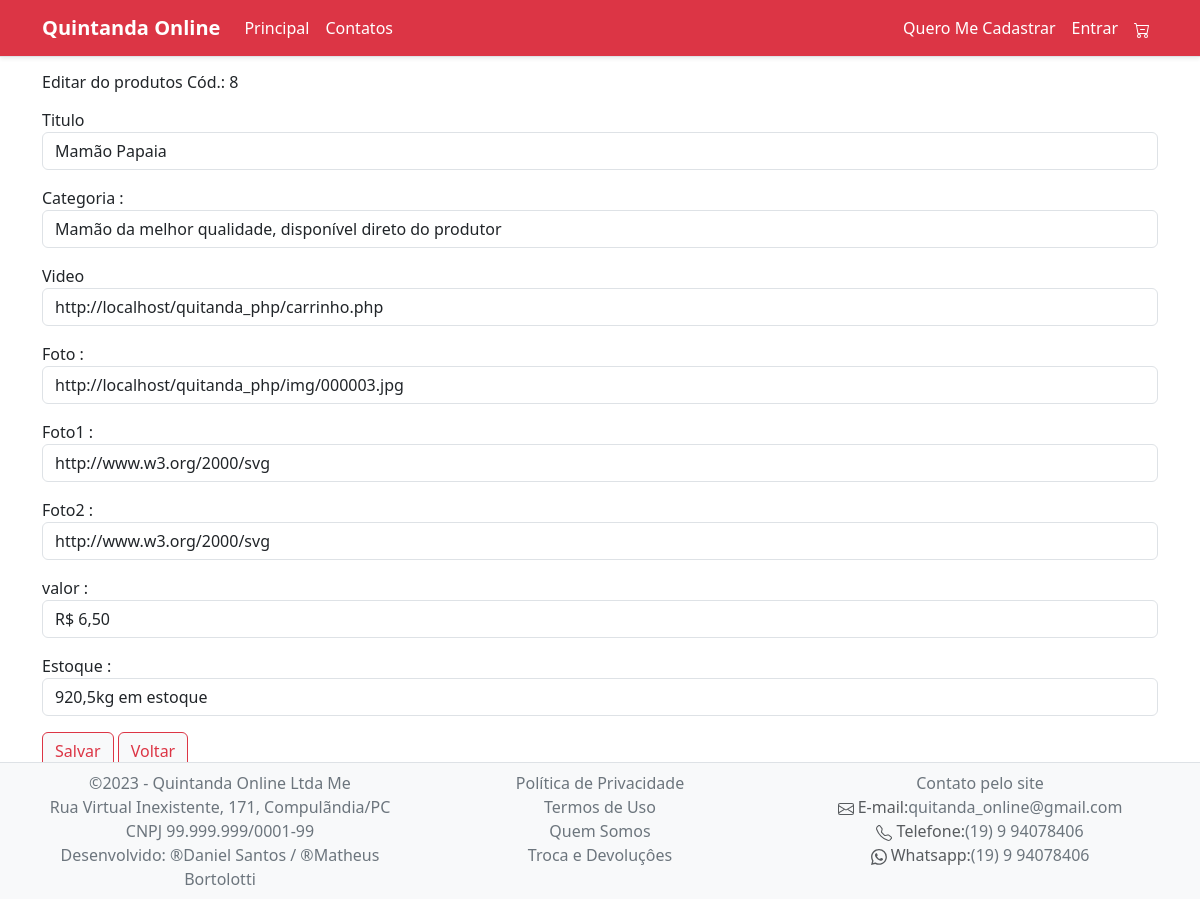
Screenshot of /editar-produtos.php?id=8 with the database file from the repository.
### tables this page shows
CREATE TABLE `produtos` (
  `id` int(11) NOT NULL,
  `foto` varchar(100) NOT NULL,
  `foto1` varchar(100) NOT NULL,
  `foto2` varchar(100) NOT NULL,
  `titulo` varchar(100) NOT NULL,
  `categoria` varchar(100) NOT NULL,
  `video` varchar(100) NOT NULL,
  `valor` varchar(100) NOT NULL,
  `estoque` varchar(100) NOT NULL
);

### editar-produtos.php (the view, shortened to what this page needs)
<?php
include "menu.php";
?>
<main>
    <?php
    $id = $_GET['id'];
    $titulo = $categoria = $video = $foto = $foto1 = $foto2 =  $valor =  $estoque = "";
    include "conexao.php";
    $sql_buscar = "select * from produtos where id = $id";
    $todos_os_produtos = mysqli_query($conexao, $sql_buscar);
    while ($um_produtos = mysqli_fetch_assoc($todos_os_produtos)) :
        $titulo = $um_produtos["titulo"];
        $categoria = $um_produtos["categoria"];
        $video = $um_produtos["video"];
        $foto = $um_produtos["foto"];
        $foto1 = $um_produtos["foto1"];
        $foto2 = $um_produtos["foto2"];
        $valor = $um_produtos["valor"];
        $estoque = $um_produtos["estoque"];
    endwhile;
    ?>
    <div class="container mt-3">
        <div class="col-12">
            <h6>
                Editar do produtos Cód.: <?php echo $id; ?>
            </h6>
        </div>
        <div class="col-12">
            <form action="salvar-produtos-editado.php?id=<?php echo $id; ?>" method="post">
                <div class="form-group mt-3">
                    <label for="nome">Titulo</label><input name="titulo" value="<?php echo $titulo; ?>" class="form-control">
                </div>
                <div class="form-group mt-3">
                    <label for="categoria">Categoria</label> :<input name="categoria" value="<?php echo $categoria; ?>" class="form-control">
                </div>
                <div class="form-group mt-3">
                    <label for="video">Video</label><input name="video" value="<?php echo $video; ?>" class="form-control">
                </div>
                <div class="form-group mt-3">
                    Foto :<input name="foto" value="<?php echo $foto; ?>" class="form-control">
                </div>
                <div class="form-group mt-3">
                    Foto1 :<input name="foto1" value="<?php echo $foto1; ?>" class="form-control">
                </div>
                <div class="form-group mt-3">
                    Foto2 :<input name="foto2" value="<?php echo $foto2; ?>" class="form-control">
                </div>
                <div class="form-group mt-3">
                    valor :<input name="valor" value="<?php echo $valor; ?>" class="form-control">
                </div>
                <div class="form-group mt-3">
                    Estoque :<input name="estoque" value="<?php echo $estoque; ?>" class="form-control">
                </div>
                <div class="form-group mt-3">
                    <button type="submit" class="btn btn-light btn-outline-danger"">Salvar</button>
                    <a href="listar-produtos.php" class="btn btn-light btn-outline-danger">Voltar</a>
                </div>
            </form>
        </div>
    </div>
</main>
<div style="height: 129px;" class="d-none d-lg-block"></div>

### rows the page displays
produtos: titulo "Mamão Papaia", categoria "Mamão da melhor qualidade, disponível direto do produtor", video "http://localhost/quitanda_php/carrinho.php", foto "http://localhost/quitanda_php/img/000003.jpg", foto1 "http://www.w3.org/2000/svg", foto2 "http://www.w3.org/2000/svg", valor "R$ 6,50", estoque "920,5kg em estoque"

### other values shown
$id "8"
